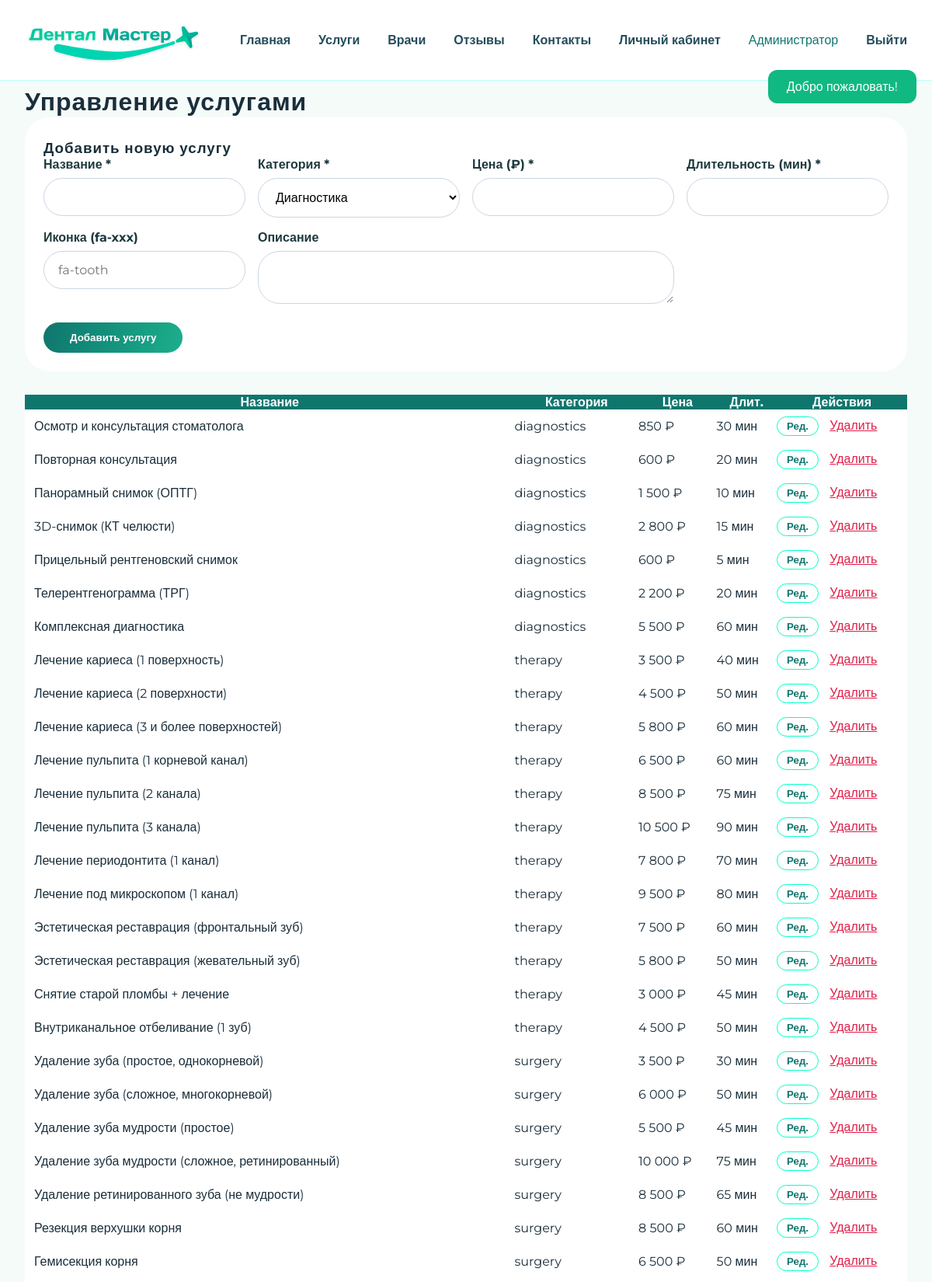
Page /admin_services.php (signed in, upper part) on the committed database.
### tables this page shows
CREATE TABLE `service` (
  `id` int(11) NOT NULL,
  `name` varchar(200) NOT NULL,
  `category` varchar(50) NOT NULL,
  `price` int(11) NOT NULL,
  `duration` int(11) DEFAULT '30',
  `description` text,
  `icon` varchar(50) DEFAULT 'fa-tooth',
  `is_active` tinyint(1) DEFAULT '1'
);

### admin_services.php (the view, shortened to what this page needs)
<?php require 'config.php';
include 'header.php';
$services = $pdo->query("SELECT * FROM service")->fetchAll();
?>
<div class="container">
    <h1>Управление услугами</h1>
    <form method="POST" style="background:white; padding:24px; border-radius:32px; margin-bottom:30px;">
        <h3>Добавить новую услугу</h3>
        <div style="display:grid; grid-template-columns:repeat(auto-fill,minmax(250px,1fr)); gap:16px;">
            <div><label><strong>Название *</strong></label><input type="text" name="name" required></div>
            <div><label><strong>Категория *</strong></label>
                <select name="category" required>
                    <option value="diagnostics">Диагностика</option><option value="therapy">Лечение</option>
                </select>
            </div>
            <div><label><strong>Цена (₽) *</strong></label><input type="number" name="price" required></div>
            <div><label><strong>Длительность (мин) *</strong></label><input type="number" name="duration" required></div>
            <div><label><strong>Иконка (fa-xxx)</strong></label><input type="text" name="icon" placeholder="fa-tooth"></div>
            <div style="grid-column:span 2;"><label><strong>Описание</strong></label><textarea name="description" rows="2" style="width:100%;"></textarea></div>
        </div>
        <button type="submit" name="add_service" class="btn-primary" style="margin-top:20px;">Добавить услугу</button>
    </form>
    <div style="overflow-x:auto;">
        <table style="width:100%; background:white; border-radius:24px; border-collapse:collapse;">
            <thead style="background:#0F766E; color:white;"><tr><th>Название</th><th>Категория</th><th>Цена</th><th>Длит.</th><th>Действия</th></tr></thead>
            <tbody>
            <?php foreach($services as $s): ?>
                <tr>
                    <td style="padding:12px;"><?= htmlspecialchars($s['name']) ?></td>
                    <td><?= $s['category'] ?></td>
                    <td><?= number_format($s['price'],0,'',' ') ?> ₽</td>
                    <td><?= $s['duration'] ?> мин</td>
                    <td>
                        <button class="btn-outline" style="padding:4px 12px;" onclick="openEditService(<?= htmlspecialchars(json_encode($s)) ?>)">Ред.</button>
                        <a href="?delete=<?= $s['id'] ?>" onclick="return confirm('Удалить?')" style="color:#e11d48; margin-left:10px;">Удалить</a>
                    </td>
                </tr>
            <?php endforeach; ?>
            </tbody>
        </table>
    </div>
</div>
<?php include 'footer.php'; ?>

### header.php (style rules this page uses)
* { margin: 0; padding: 0; box-sizing: border-box; }
body { font-family: 'Montserrat', sans-serif; background: #f5fbf9; color: #1a2e3b; }
:root { --primary: #0F766E; --primary-dark: #0a5c55; --primary-light: #00ffc8; --secondary: #37FFA2; }
.container { max-width: 1280px; margin: 0 auto; padding: 0 32px; }
h1, h2, h3, h4, .logo-text, .hero-title { font-family: 'Oswald', sans-serif; letter-spacing: 1px; }
input, select, textarea { width: 100%; padding: 14px 18px; border: 1px solid #cbd5e1; border-radius: 28px; font-family: 'Montserrat', sans-serif; font-size: 1rem; transition: 0.2s; background: white; }
label { display: block; margin-bottom: 8px; font-weight: 600; color: #1e3a3f; }
.btn-outline { border: 1.5px solid var(--primary-light); background: transparent; padding: 8px 24px; border-radius: 44px; font-weight: 600; cursor: pointer; transition: 0.2s; color: var(--primary); text-decoration: none; display: inline-block; }
.btn-primary { background: linear-gradient(105deg, #0F766E, #1BAF8C); border: none; padding: 12px 34px; border-radius: 44px; font-weight: 600; color: white; cursor: pointer; transition: 0.2s; display: inline-block; text-decoration: none; text-align: center; }

### rows in the picture
service: name "Осмотр и консультация стоматолога", category "diagnostics", price "850", duration "30"
service: name "Повторная консультация", category "diagnostics", price "600", duration "20"
service: name "Панорамный снимок (ОПТГ)", category "diagnostics", price "1 500", duration "10"
service: name "3D-снимок (КТ челюсти)", category "diagnostics", price "2 800", duration "15"
service: name "Прицельный рентгеновский снимок", category "diagnostics", price "600", duration "5"
service: name "Телерентгенограмма (ТРГ)", category "diagnostics", price "2 200", duration "20"
service: name "Комплексная диагностика", category "diagnostics", price "5 500", duration "60"
service: name "Лечение кариеса (1 поверхность)", category "therapy", price "3 500", duration "40"
service: name "Лечение кариеса (2 поверхности)", category "therapy", price "4 500", duration "50"
service: name "Лечение кариеса (3 и более поверхностей)", category "therapy", price "5 800", duration "60"
service: name "Лечение пульпита (1 корневой канал)", category "therapy", price "6 500", duration "60"
service: name "Лечение пульпита (2 канала)", category "therapy", price "8 500", duration "75"
service: name "Лечение пульпита (3 канала)", category "therapy", price "10 500", duration "90"
service: name "Лечение периодонтита (1 канал)", category "therapy", price "7 800", duration "70"
service: name "Лечение под микроскопом (1 канал)", category "therapy", price "9 500", duration "80"
service: name "Эстетическая реставрация (фронтальный зуб)", category "therapy", price "7 500", duration "60"
service: name "Эстетическая реставрация (жевательный зуб)", category "therapy", price "5 800", duration "50"
service: name "Снятие старой пломбы + лечение", category "therapy", price "3 000", duration "45"
service: name "Внутриканальное отбеливание (1 зуб)", category "therapy", price "4 500", duration "50"
service: name "Удаление зуба (простое, однокорневой)", category "surgery", price "3 500", duration "30"
service: name "Удаление зуба (сложное, многокорневой)", category "surgery", price "6 000", duration "50"
service: name "Удаление зуба мудрости (простое)", category "surgery", price "5 500", duration "45"
service: name "Удаление зуба мудрости (сложное, ретинированный)", category "surgery", price "10 000", duration "75"
service: name "Удаление ретинированного зуба (не мудрости)", category "surgery", price "8 500", duration "65"
service: name "Резекция верхушки корня", category "surgery", price "8 500", duration "60"
service: name "Гемисекция корня", category "surgery", price "6 500", duration "50"

### other values in the picture
$_SESSION['full_name'] "Администратор"
$_SESSION['flash']['message'] "Добро пожаловать!"
